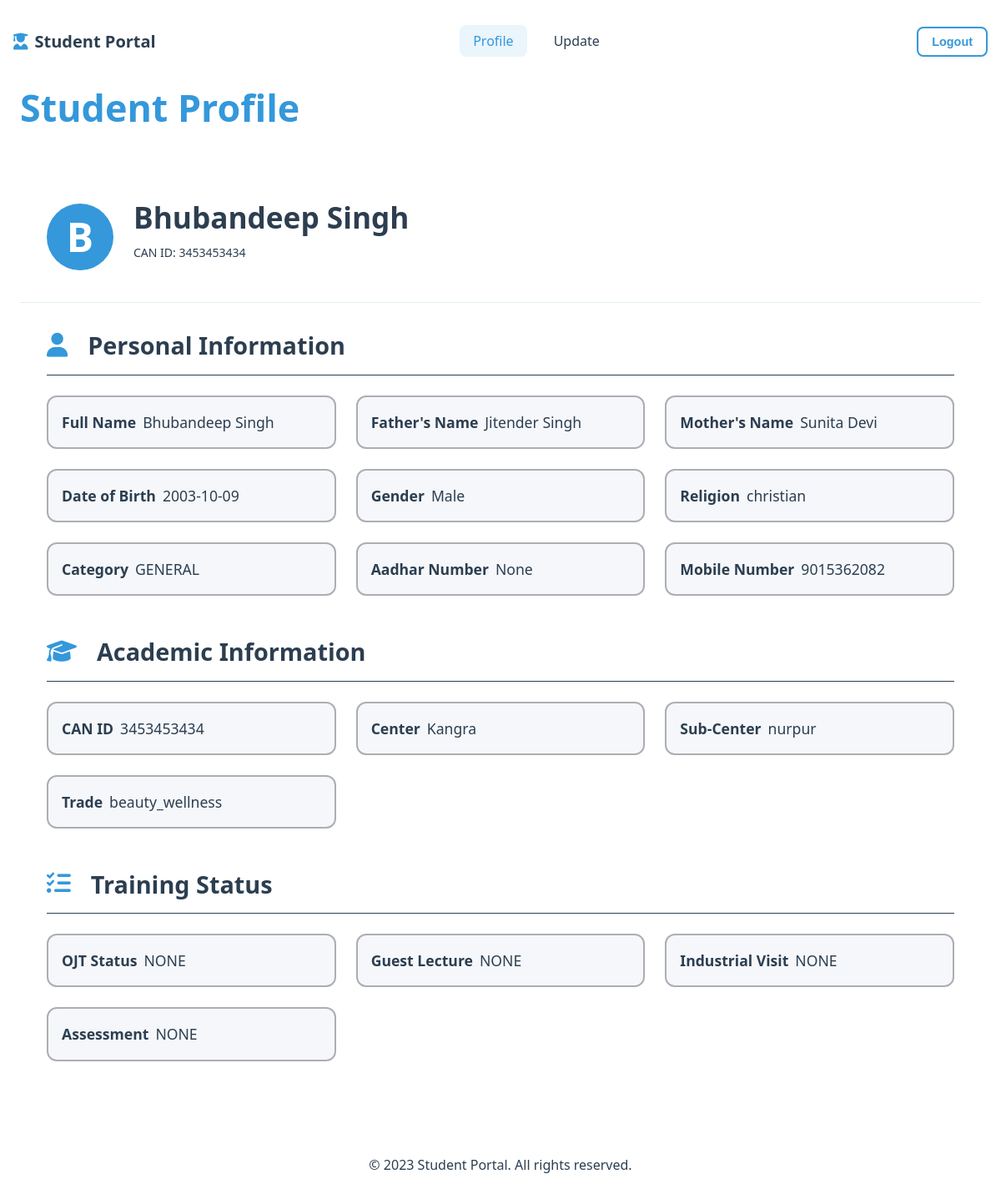
The app's page /dashboard (signed in) with its own data.
### tables this page shows
CREATE TABLE students (
                can_id VARCHAR PRIMARY KEY,
                password TEXT NOT NULL,
                student_name TEXT NOT NULL,
                father_name TEXT,
                mother_name TEXT,
                dob TEXT,  -- SQLite doesn't have native date type
                gender TEXT,
                religion TEXT,
                category TEXT,
                aadhar TEXT UNIQUE,
                mobile TEXT,
                center TEXT,
                subcenter TEXT,
                trade TEXT,
                account_number TEXT,
                account_holder TEXT,
                ifsc TEXT,
                ojt TEXT,
                guest_lecture TEXT,
                industrial_visit TEXT,
                assessment TEXT
            );

### app.py (the view)
@app.route("/dashboard")
def dashboard():
    can_id = session.get('can_id')
    if not can_id:
        return redirect(url_for('student_signin'))
    conn = get_db_connection('student_data.db')
    student=conn.execute('SELECT * FROM students WHERE can_id = ?', (can_id,)).fetchone()
    conn.close()
    return render_template("dashboard.html",student=student)

### templates/dashboard.html (shortened to what this page needs)
<!DOCTYPE html>
<html lang="en">
<head>
    <link rel="stylesheet" href="{{ url_for('static', filename='css/base.css') }}">
    <link rel="stylesheet" href="{{ url_for('static', filename='css/components.css') }}">
    <link rel="stylesheet" href="{{ url_for('static', filename='css/layout.css') }}">
    <link rel="stylesheet" href="{{ url_for('static', filename='css/dashboard.css') }}">
    <link rel="stylesheet" href="https://cdnjs.cloudflare.com/ajax/libs/font-awesome/6.4.0/css/all.min.css">
</head>
<body>
    <nav class="navbar">
        <div class="navbar-content">
            <a href="#" class="logo">
                <i class="fas fa-user-graduate"></i>
                <span>Student Portal</span>
            </a>
            <ul class="nav-links">
                <li><a href="{{ url_for('dashboard') }}" class="nav-link active">Profile</a></li>
                <li><a href="{{ url_for('student_profile') }}" class="nav-link">Update</a></li>
            </ul>
            <div class="nav-actions">
                <button class="btn btn-outline-primary btn-sm">Logout</button>
            </div>
        </div>
    </nav>
    <main class="main-content">
        <div class="container dashboard-container">
            <div class="dashboard-header">
                <h1 class="dashboard-title">Student Profile</h1>
            </div>
            <div class="profile-card">
                <div class="profile-header">
                    <div class="profile-avatar">
                        {{ student.student_name[0] }}
                    </div>
                    <div class="profile-info">
                        <h2 class="profile-name">{{ student.student_name }}</h2>
                        <p class="profile-id">CAN ID: {{ student.can_id }}</p>
                    </div>
                </div>
                <div class="profile-body">
                    <div class="info-section">
                        <h3 class="section-title">
                            <i class="fas fa-user"></i>
                            Personal Information
                        </h3>
                        <div class="info-grid">
                            <div class="info-item">
                                <div class="info-label">Full Name </div>
                                <div class="info-value">{{ student.student_name }}</div>
                            </div>
                            <div class="info-item">
                                <div class="info-label">Father's Name</div>
                                <div class="info-value">{{ student.father_name }}</div>
                            </div>
                            <div class="info-item">
                                <div class="info-label">Mother's Name</div>
                                <div class="info-value">{{ student.mother_name }}</div>
                            </div>
                            <div class="info-item">
                                <div class="info-label">Date of Birth</div>
                                <div class="info-value">{{ student.dob }}</div>
                            </div>
                            <div class="info-item">
                                <div class="info-label">Gender</div>
                                <div class="info-value">{{ student.gender|capitalize }}</div>
                            </div>
                            <div class="info-item">
                                <div class="info-label">Religion</div>
                                <div class="info-value">{{ student.religion }}</div>
                            </div>
                            <div class="info-item">
                                <div class="info-label">Category</div>
                                <div class="info-value">{{ student.category|upper }}</div>
                            </div>
                            <div class="info-item">
                                <div class="info-label">Aadhar Number</div>
                                <div class="info-value">{{ student.aadhar }}</div>
                            </div>
                            <div class="info-item">
                                <div class="info-label">Mobile Number</div>
                                <div class="info-value">{{ student.mobile }}</div>
                            </div>
                        </div>
                    </div>
                    <div class="info-section">
                        <h3 class="section-title">
                            <i class="fas fa-graduation-cap"></i>
                            Academic Information
                        </h3>
                        <div class="info-grid">
                            <div class="info-item">
                                <div class="info-label">CAN ID</div>
                                <div class="info-value">{{ student.can_id }}</div>
                            </div>
                            <div class="info-item">
                                <div class="info-label">Center</div>
                                <div class="info-value">{{ student.center }}</div>
                            </div>
                            <div class="info-item">
                                <div class="info-label">Sub-Center</div>
                                <div class="info-value">{{ student.subcenter }}</div>
                            </div>
                            <div class="info-item">
                                <div class="info-label">Trade</div>
                                <div class="info-value">{{ student.trade }}</div>
                            </div>
                        </div>
                    </div>
                    <div class="info-section">
                        <h3 class="section-title">
                            <i class="fas fa-tasks"></i>
                            Training Status
                        </h3>
                        <div class="info-grid">
                            <div class="info-item">
                                <div class="info-label">OJT Status</div>
                                <div class="info-value">
                                    <span class="status-{{ student.ojt }}">
                                        {{ student.ojt|upper }}
                                    </span>
                                </div>
                            </div>
                            <div class="info-item">
                                <div class="info-label">Guest Lecture</div>
                                <div class="info-value">
                                    <span class="status-{{ student.guest_lecture }}">
                                        {{ student.guest_lecture|upper }}
                                    </span>
                                </div>
                            </div>
                            <div class="info-item">
                                <div class="info-label">Industrial Visit</div>
                                <div class="info-value">
                                    <span class="status-{{ student.industrial_visit }}">
                                        {{ student.industrial_visit|upper }}
                                    </span>
                                </div>
                            </div>
                            <div class="info-item">
                                <div class="info-label">Assessment</div>
                                <div class="info-value">
                                    <span class="status-{{ student.assessment }}">
                                        {{ student.assessment|upper }}
                                    </span>
                                </div>
                            </div>
                        </div>
                    </div>
                </div>
            </div>
        </div>
    </main>
    <footer class="footer">
        <div class="container py-3 text-center">
            <p>&copy; 2023 Student Portal. All rights reserved.</p>
        </div>
    </footer>
</body>
</html>

### static/css/base.css (style rules this page uses)
:root { --primary: #3498db; --primary-dark: #2c3e50; --primary-light: #e4edf5; --secondary: #e74c3c; --accent: #f39c12; --light-bg: #f5f7fa; --white: #ffffff; --text: #2c3e50; --text-secondary: #7f8c8d; --border: #acaeb3; --space-xs: 0.5rem; --space-sm: 1rem; --space-md: 1.5rem; --space-lg: 2rem; --space-xl: 3rem; --border-radius: 8px; --border-radius-lg: 12px; --shadow-sm: 0 2px 6px rgba(0, 0, 0, 0.05); --shadow-md: 0 5px 15px rgba(0, 0, 0, 0.08); --shadow-lg: 0 10px 30px rgba(0, 0, 0, 0.1); --transition: all 0.3s ease; }
* { margin: 0; padding: 0; box-sizing: border-box; }
body { font-family: 'Segoe UI', Tahoma, Geneva, Verdana, sans-serif; background-color: var(--white); color: var(--text); line-height: 1.6; font-size: 1rem; }
h1, h2, h3, h4, h5, h6 { font-weight: 700; line-height: 1.3; margin-bottom: 1rem; }
h1 { font-size: 2.8rem; }
h2 { font-size: 2.2rem; }
h3 { font-size: 1.8rem; }
p { margin-bottom: 1rem; line-height: 1.6; }
a { text-decoration: none; color: var(--primary); transition: var(--transition); }

### static/css/components.css (style rules this page uses)
.btn { display: inline-flex; align-items: center; justify-content: center; padding: 0.8rem 1.5rem; border-radius: var(--border-radius); font-weight: 600; font-size: 1rem; text-align: center; cursor: pointer; transition: var(--transition); border: none; box-shadow: var(--shadow-sm); white-space: nowrap; }
.btn-outline-primary { background: transparent; border: 2px solid var(--primary); color: var(--primary); }
.btn-sm { padding: 0.5rem 1rem; font-size: 0.9rem; }
.navbar { background-color: white; box-shadow: var(--box-shadow); position: sticky; top: 0; z-index: 100; padding: var(--space-sm); }
.navbar-content { display: flex; justify-content: space-between; align-items: center; padding: 1rem 0; max-width: 1200px; margin: auto; }
.logo { display: flex; align-items: center; text-decoration: none; font-weight: 600; font-size: 1.25rem; color: var(--primary-dark); }
.logo i { margin-right: 0.5rem; color: var(--primary); }
.nav-links { display: flex; list-style: none; gap: 1rem; }
.nav-link { text-decoration: none; color: var(--text); padding: 0.5rem 1rem; border-radius: var(--border-radius); transition: var(--transition); }
.nav-link.active { color: var(--primary); background-color: rgba(52, 152, 219, 0.1); }
.nav-actions { display: flex; gap: 0.5rem; }

### static/css/layout.css (style rules this page uses)
html { height: 100%; }
body { min-height: 100vh; display: flex; flex-direction: column; margin: 0; }
.main-content { flex: 1; }
.container { width: 100%; max-width: 1200px; margin: 0 auto; padding: 0 var(--space-md); }
.text-center { text-align: center; }
.footer { flex-shrink: 0; width: 100%; margin-top: auto; }

### static/css/dashboard.css (style rules this page uses)
.dashboard-header { display: flex; justify-content: space-between; align-items: center; margin-bottom: var(--space-lg); }
.dashboard-title { color: var(--primary); }
.profile-card { background-color: white; border-radius: var(--border-radius); box-shadow: var(--box-shadow); overflow: hidden; margin-bottom: var(--space-lg); }
.profile-header { display: flex; align-items: center; padding: var(--space-lg); border-bottom: 1px solid var(--primary-light); }
.profile-avatar { width: 80px; height: 80px; border-radius: 50%; background-color: var(--primary); color: var(--white); display: flex; align-items: center; justify-content: center; font-size: 3rem; font-weight: 600; margin-right: var(--space-md); }
.profile-info { flex: 1; }
.profile-name { margin-bottom: var(--space-xs); }
.profile-id { color: var(--text); font-size: 0.875rem; }
.profile-body { padding: var(--space-lg); }
.info-section { margin-bottom: var(--space-xl); }
.section-title { display: flex; align-items: center; margin-bottom: var(--space-md); padding-bottom: var(--space-sm); border-bottom: 1px solid var(--primary-dark); }
.section-title i { margin-right: var(--space-md); color: var(--primary); }
.info-grid { display: grid; grid-template-columns: repeat(auto-fill, minmax(300px, 1fr)); gap: var(--space-md); }
.info-item { display: flex; gap: var(--space-xs); background-color: var(--light-bg); padding: var(--space-sm); border-radius: var(--border-radius-lg); border: 2px solid var(--border); }
.info-label { font-size: 1.1rem; color: var(--primary-dark); font-weight: 600; }
.info-value { font-size: 1.1rem; font-weight: 400; }

### records on screen
students: student_name "B", student_name "Bhubandeep Singh", can_id "3453453434", father_name "Jitender Singh", mother_name "Sunita Devi", dob "2003-10-09", gender "Male", religion "christian", category "GENERAL", mobile "9015362082", center "Kangra", subcenter "nurpur", trade "beauty_wellness"

### other values on screen
{{ student.aadhar }} "None"
{{ student.ojt|upper }} "NONE"
{{ student.guest_lecture|upper }} "NONE"
{{ student.industrial_visit|upper }} "NONE"
{{ student.assessment|upper }} "NONE"
